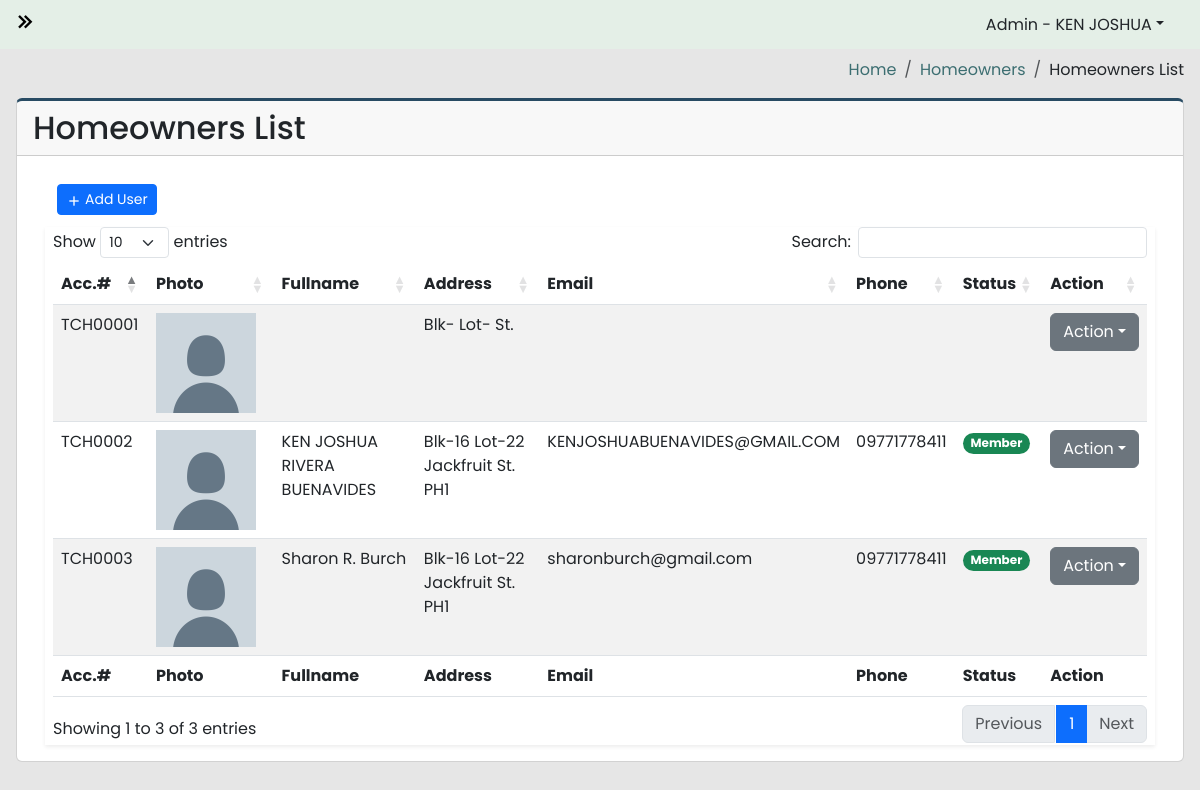
Page /admin-panel/homeowners.php (signed in) on the committed database.
### tables this page shows
CREATE TABLE `homeowners_users` (
  `id` int(100) NOT NULL,
  `account_number` varchar(100) NOT NULL,
  `username` varchar(100) NOT NULL,
  `password` varchar(100) NOT NULL,
  `firstname` varchar(100) NOT NULL,
  `lastname` varchar(100) NOT NULL,
  `middle_initial` varchar(100) NOT NULL,
  `email` varchar(100) NOT NULL,
  `phone_number` varchar(100) NOT NULL,
  `blk` varchar(100) NOT NULL,
  `lot` varchar(100) NOT NULL,
  `street` varchar(100) NOT NULL,
  `phase` varchar(100) NOT NULL,
  `status` varchar(100) NOT NULL,
  `tenant_name` varchar(100) NOT NULL
);

### admin-panel/homeowners.php (the view, shortened to what this page needs)
<?php
require_once("../includes/header.php");
?>
<?php
$server = new Server;
$server->adminAuthentication();
?>
<body>
	<div class="wrapper">
		<div class="main">
			<?php
			require_once("../includes/navbar.php");
			?>
			<main class="content px-3 py-2">
				<section class="content-header d-flex justify-content-end align-items-center mb-3">
					<ol class="breadcrumb mb-0">
						<li class="breadcrumb-item"><a href="#">Home</a></li>
						<li class="breadcrumb-item"><a href="#">Homeowners</a></li>
						<li class="breadcrumb-item">Homeowners List</li>
					</ol>
				</section>
				<div class="card">
					<div class="card-header">
						<h2>Homeowners List</h2>
					</div>
					<div class="card-body">
						<div class="container-fluid">
							<section class="main-content">
								<div class="row">
									<div class="col-xs-12">
										<div class="box">
											<div class="header-box container-fluid d-flex align-items-center">
												<div class="col">
													<a href="#addHomeowners" data-bs-toggle="modal" class="btn btn-primary btn-sm btn-flat"><i class='bx bx-plus bx-xs bx-tada-hover'></i>Add User</a>
												</div>
											</div>
											<div class="body-box shadow-sm">
												<div class="table-responsive mx-2">
													<table id="homeownersTable" class="table table-striped" style="width:100%">
														<thead>
															<tr>
																<th width="10%">Acc.#</th>
																<th width="20%">Photo</th>
																<th width="40%">Fullname</th>
																<th width="40%">Address</th>
																<th width="20%">Email</th>
																<th width="20%">Phone</th>
																<th width="20%">Status</th>
																<th scope="col" width="5%">Action</th>
															</tr>
														</thead>
														<tbody>
															<?php
															$query = "SELECT * FROM homeowners_users";
															$connection = $server->openConn();
															$stmt = $connection->prepare($query);
															$stmt->execute();
															while ($result = $stmt->fetch()) {
																$account_number = $result['account_number'];
																$firstname = $result['firstname'];
																$lastname = $result['lastname'];
																$middle_initial = $result['middle_initial'];
																$blk = $result['blk'];
																$lot = $result['lot'];
																$street = $result['street'];
																$phase = $result['phase'];
																$status = $result['status'];
																$email = $result['email'];
																$phone_number = $result['phone_number'];
																$tenant_name = $result['tenant_name'];
															?>
																<tr>
																	<td><?php echo $account_number; ?></td>
																	<td>
																		<div class="profile-container"><img class="profile-image" src="../uploads/default-profile.png"></div>
																	</td>
																	<td>
																		<?php
																		if ($tenant_name == "") {
																			$tenant_name = "";
																		} else {
																			$tenant_name = "Tenant: " . $tenant_name;
																		}
																		echo $firstname . " " . $middle_initial . " " . $lastname . "<br><p class='text-info'>" . $tenant_name . "</p>";
																		?>
																	</td>
																	<td><?php echo "Blk-" . $blk . " Lot-" . $lot . " " . $street . " St. " . $phase; ?></td>
																	<td><?php echo $email; ?></td>
																	<td><?php echo $phone_number; ?></td>
																	<td>
																		<?php
																		if ($status == 'Member') {
																		?>
																			<span class="badge rounded-pill text-bg-success"><?php echo $status; ?></span>
																		<?php
																		} elseif ($status == 'Non-member') {
																		?>
																			<span class="badge rounded-pill text-bg-danger"><?php echo $status; ?></span>
																		<?php
																		} elseif ($status == 'Tenant - Member') {
																		?>
																			<span class="badge rounded-pill text-bg-warning">Tenant</span>
																			<span class="badge rounded-pill text-bg-success">Member</span>
																		<?php
																		} elseif ($status == 'Tenant - Non-member') {
																		?>
																			<span class="badge rounded-pill text-bg-warning">Tenant</span>
																			<span class="badge rounded-pill text-bg-danger">Non-Member</span>
																		<?php
																		}
																		?>
																	</td>
																	<td>
																		<div class="dropdown">
																			<a class="btn btn-secondary dropdown-toggle" type="button" data-bs-toggle="dropdown">Action</a>
																		</div>
																	</td>
																</tr>
															<?php
															}
															?>
														</tbody>
														<tfoot>
															<tr>
																<th width="10%">Acc.#</th>
																<th width="20%">Photo</th>
																<th width="40%">Fullname</th>
																<th width="40%">Address</th>
																<th width="20%">Email</th>
																<th width="30%">Phone</th>
																<th width="30%">Status</th>
																<th scope="col" width="5%">Action</th>
															</tr>
														</tfoot>
													</table>
												</div>
											</div>
										</div>
									</div>
								</div>
							</section>
						</div>
					</div>
				</div>
			</main>
		</div>
	</div>
	<?php
	include("../includes/footer.php");
	?>

### includes/header.php (shortened to what this page needs)
<!DOCTYPE html>
<html lang="en">
<head>
  <link href="https://cdn.jsdelivr.net/npm/bootstrap@5.3.2/dist/css/bootstrap.min.css" rel="stylesheet">
  <link rel="stylesheet" href="https://cdnjs.cloudflare.com/ajax/libs/twitter-bootstrap/5.3.0/css/bootstrap.min.css">
  <link rel="stylesheet" href="https://cdn.datatables.net/1.13.7/css/dataTables.bootstrap5.min.css">
  <link href="https://unpkg.com/boxicons@2.1.4/css/boxicons.min.css" rel="stylesheet" />
  <link rel="stylesheet" href="../styles/general.css">
  <link rel="stylesheet" href="../styles/admin-dashboard.css">
  <link rel="stylesheet" href="../styles/login.css">
  <link rel="stylesheet" href="../styles/signup.css">
</head>

### includes/navbar.php (shortened to what this page needs)
<nav class="navbar">
  <div class="container-fluid">
    <button id="sidebar-toggler-btn" type="button">
      <i id="chevron-right" class="bx bx-chevrons-right fs-3"></i>
    </button>
      <div class="nav-item dropdown me-4">
        <button  class="nav-link dropdown-toggle" role="button" data-bs-toggle="dropdown">Admin - <?php echo $_SESSION['firstname']; ?></button>
      </div>
  </div>
</nav>

### includes/footer.php (shortened to what this page needs)
</body>
</html>

### styles/general.css (style rules this page uses)
* { padding: 0; margin: 0; box-sizing: border-box; font-family: Poppins, sans-serif; }

### styles/admin-dashboard.css (style rules this page uses)
* { padding: 0; margin: 0; box-sizing: border-box; font-family: Poppins, sans-serif; }
body { background-image: url("../img/town_and_country_heights.jpg"); background-size: cover; background-repeat: no-repeat; background-attachment: fixed; }
.content { margin-top: 50px; }
.wrapper { display: flex; align-items: stretch; width: 100%; overflow: hidden; min-height: 100vh; }
.main { background-color: #e6e6e6; margin-left: 0px; transition: 0.6s ease; }
.main { display: flex; flex-direction: column; width: 100%; overflow: hidden; }
.navbar { left: 0px; right: 0; z-index: 100; position: fixed; background-color: #E4EFE7; transition: 0.6s ease; }
#sidebar-toggler-btn { border: none; background-color: transparent; }
h2 { margin: 0; }
.breadcrumb-item a { text-decoration: none; color: #3C6E71; }
.header-box { height: 55px; background-color: white; }
.bx-plus, .bx-refresh { vertical-align: middle; margin-right: 3px; }
.body-box { background-color: white; }
.profile-image { height: 100px; width: 100px; object-fit: cover; }
.card { border-top: 3px solid #284B63 ; }

### styles/login.css (style rules this page uses)
* { font-family: 'Poppins', sans-serif; }

### styles/signup.css (style rules this page uses)
* { font-family: 'Poppins', sans-serif; }

### rows in the picture
homeowners_users: account_number "TCH00001"
homeowners_users: account_number "TCH0002", firstname "KEN JOSHUA", middle_initial "RIVERA", lastname "BUENAVIDES", blk "16", lot "22", street "Jackfruit", phase "PH1", email "KENJOSHUABUENAVIDES@GMAIL.COM", phone_number "09771778411", status "Member"
homeowners_users: account_number "TCH0003", firstname "Sharon", middle_initial "R.", lastname "Burch", blk "16", lot "22", street "Jackfruit", phase "PH1", email "sharonburch@gmail.com", phone_number "09771778411", status "Member"

### other values in the picture
$_SESSION['firstname'] "KEN JOSHUA"
